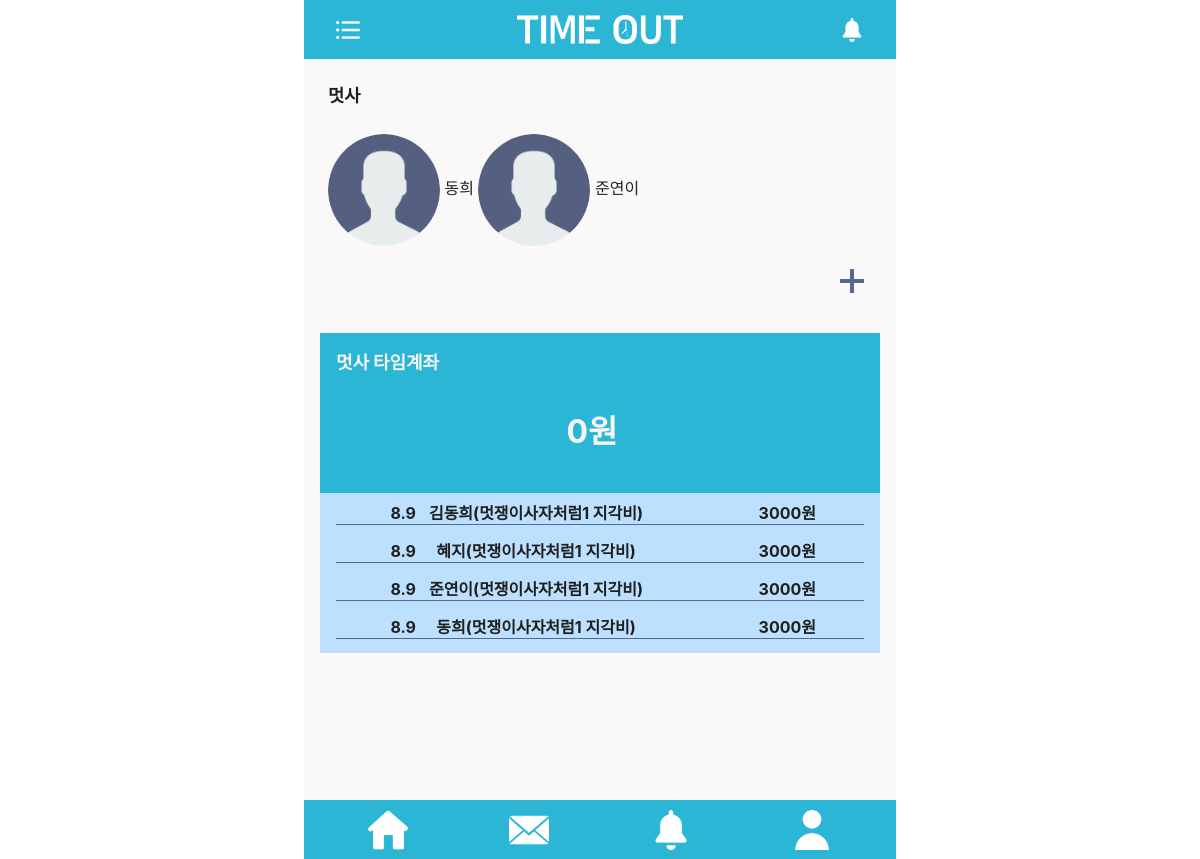
Screenshot of /group/53 with the database file from the repository.
### mainapp/models.py (models this page shows, shortened)
class Group_account(models.Model):
    title = models.CharField(max_length=100, null=True, blank=True)
    group_money = models.IntegerField(default=0)
    members = models.ManyToManyField(User_account)

class User_account(models.Model):
    name = models.OneToOneField(User, on_delete=models.CASCADE, null=True)
    user_money = models.IntegerField(default=0)
    image = models.ImageField(upload_to='images/',default='', null=True, blank=True)
    nickname = models.CharField(max_length=100, null=True, blank=True)

class Group_history(models.Model):
    name = models.CharField(max_length=100 , null=True, blank =True)
    date = models.DateTimeField('data published',null =True , blank =True)
    money = models.IntegerField(null = True, blank=True)
    us = models.CharField(max_length = 100 , null=True, blank =True)

### mainapp/views.py (the view)
# urls.py: path('group/<int:group_id>',mainapp.views.group, name='group'),
def group(request,group_id):
    group = get_object_or_404(Group_account, pk=group_id)
    sche= Schedule.objects.filter(group_ac = group)
    history = Group_history.objects.all().order_by('-id')
    return render(request, 'group.html',{'group' : group, 'schedules': sche, 'histories':history})

### mainapp/templates/group.html (shortened to what this page needs)
<!DOCTYPE html>
<html lang="en">
<head>
    <link rel="stylesheet" type="text/css" href="../static/css/group.css">
    <link rel="stylesheet" href="https://stackpath.bootstrapcdn.com/bootstrap/4.3.1/css/bootstrap.min.css"
>
</head>
<body>
    <div class="center">
        <div class="page">
            <div class="head-bar">
                <a href=""><img id="icon1" src="../static/img/list.png" alt=""></a>
                <a href=""><img id="logo" src="../static/img/로고화이트.png" alt=""></a>
                <a href=""><img id="icon2" src="../static/img/bell.png" alt=""></a>
            </div>
            <div class="group-thumbnail">
                <span id="name">{{group.title}}</span>
                <br><br>
                {% for member in group.members.all%}
                {% if not member.image%}
                <img id="thumbnail" src="../static/img/basic.png" alt="">
                {% else %}
                <img id="thumbnail" src="{{member.image.url}}" alt="">
                {% endif %}
                {{member.nickname}}
                {% endfor %}
            </div>
            <div class="schedule-plus">
                <a href="{% url 'newSche' group.id %}">
                    <img id="plus" src="../static/img/plus.png" alt="">
                </a>
            </div>
            <br>
            <div class="account">
                <div class="account-name">
                    <span id="group-name">{{group.title}}</span>
                    <span id="time-account">타임계좌</span>
                    <br>
                    <span id="account-money">{{group.group_money}}원</span>
                </div>
            </div>
            <div class="account-content">
                {% for history in histories%}
                <div class="member-content">
                    <span id="member-date">{{history.date.month}}.{{history.date.day}}</span>
                    <span id="member-name">{{history.us}}({{history.name}} 지각비)</span>
                    <span id="member-money">{{history.money}}원</span>
                </div>
                {% endfor %}
            </div>
        </div>
        <div class="foot-bar">
            <a href="{% url 'home' %}"><img id="foot-home" src="../static/img/home.png" alt=""></a>
            <a href="{% url 'check' %}"><img id="foot-invite" src="../static/img/invite.png" alt=""></a>
            <a href="{% url 'map' %}"><img id="foot-bell" src="../static/img/bell.png" alt=""></a>
            <a href="{% url 'portfolio' %}"><img id="foot-user" src="../static/img/user.png" alt=""></a>
        </div>
    </div>
</body>
</html>

### mainapp/static/css/group.css (style rules this page uses)
@media screen and (min-width:550px) { .center { display: flex; flex-direction :column; align-items: center; justify-content: center; } }
@media screen and (min-width:550px) { .page { width : 37rem; height: 50rem; background-color: #faf8f8; padding-bottom:1rem; } }
@media screen and (min-width:550px) { .head-bar { height: 3.7rem; background-color: rgb(42 182 212); display: flex; justify-content: space-between; width: 37rem; align-items: center; text-align: center; margin: 0 auto; } }
@media screen and (min-width:550px) { #icon1 { width: auto; height: 1.5rem; margin-left:2rem; } }
@media screen and (min-width:550px) { #logo { width: auto; height: 1.8rem; } }
@media screen and (min-width:550px) { #icon2 { width: auto; height: 24px; margin-right:2rem; } }
@media screen and (min-width:550px) { .group-thumbnail { margin : 1.5rem 1.5rem; height: 10rem; } }
@media screen and (min-width:550px) { .group-thumbnail #name { font-size: 1.1rem; color : #1f1f1f; font-weight: bolder; } }
@media screen and (min-width:550px) { .group-thumbnail #thumbnail { width: 7rem; height: 7rem; border-radius: 50%; } }
@media screen and (min-width:550px) { .schedule-plus { margin-top: 0rem; margin-left: 33.5rem; } }
@media screen and (min-width:550px) { #plus { width: 1.5rem; height: auto; -webkit-filter: drop-shadow(0 1px 1px rgba(0,0,0,.5)); -moz-filter: drop-shadow(0 1px 1px rgba(0,0,0,.5)); -ms-filter: drop-shadow(0 1px 1px rgba(0,0,0,.5)); -o-filter: drop-shadow(0 1px 1px rgba(0,0,0,.5)); filter: drop-shadow(0px 0px 0.5px rgba(0,0,0,.5)); } }
@media screen and (min-width:550px) { .account { width: 35rem; height: 10rem; margin-top : 1rem; margin-left: 1rem; background-color: rgb(42 182 212); } }
@media screen and (min-width:550px) { .account .account-name { padding-top: 1rem; font-weight: bold; } }
@media screen and (min-width:550px) { #group-name { margin-left: 1rem; color: #f5f5f5; font-size: large; } }
@media screen and (min-width:550px) { #time-account { color: #f5f5f5; font-size: large; } }
@media screen and (min-width:550px) { #account-money { display: table-cell; vertical-align: middle; width: 34rem; height: 7rem; text-align: center; color: #f5f5f5; font-size: 2rem; font-weight:bold; } }
@media screen and (min-width:550px) { .account-content { width: 35rem; max-height: 10rem; margin-left: 1rem; background-color: rgb(188 224 253); overflow: auto; margin-bottom:0.7rem; } }
@media screen and (min-width:550px) { .account-content .member-content { display: inline-block; width: 33rem; height: 1.5rem; margin-top:0.5rem; margin-left: 1rem; border-bottom: 1px solid rgb(84 103 143); } }
@media screen and (min-width:550px) { #member-date { display: table-cell; vertical-align: middle; width: 5rem; height: 1rem; color : #1f1f1f; font-weight:bold; text-align: right; } }
@media screen and (min-width:550px) { #member-name { display: table-cell; vertical-align: middle; width: 15rem; height: 1rem; color : #1f1f1f; font-weight:bold; text-align: center; } }
@media screen and (min-width:550px) { #member-money { display: table-cell; vertical-align: middle; width: 10rem; height: 1rem; color : #1f1f1f; font-weight:bold; text-align: end; } }
@media screen and (min-width:550px) { .foot-bar { height: 3.7rem; background-color: rgb(42 182 212); display: flex; justify-content: space-between; width: 37rem; align-items: center; margin: 0 auto; } }
@media screen and (min-width:550px) { #foot-home { width: auto; height: 2.5rem; margin-left:4rem; } }
@media screen and (min-width:550px) { #foot-invite { width: auto; height: 2.5rem; } }
@media screen and (min-width:550px) { #foot-bell { width: auto; height: 2.5rem; } }
@media screen and (min-width:550px) { #foot-user { width: auto; height: 2.5rem; margin-right:4rem; } }

### rows the page displays
Group_account: title "멋사", group_money "0"
User_account: nickname "동희"
User_account: nickname "준연이"
Group_history: date.month "8", date.day "9", us "김동희", name "멋쟁이사자처럼1", money "3000"
Group_history: date.month "8", date.day "9", us "혜지", name "멋쟁이사자처럼1", money "3000"
Group_history: date.month "8", date.day "9", us "준연이", name "멋쟁이사자처럼1", money "3000"
Group_history: date.month "8", date.day "9", us "동희", name "멋쟁이사자처럼1", money "3000"
